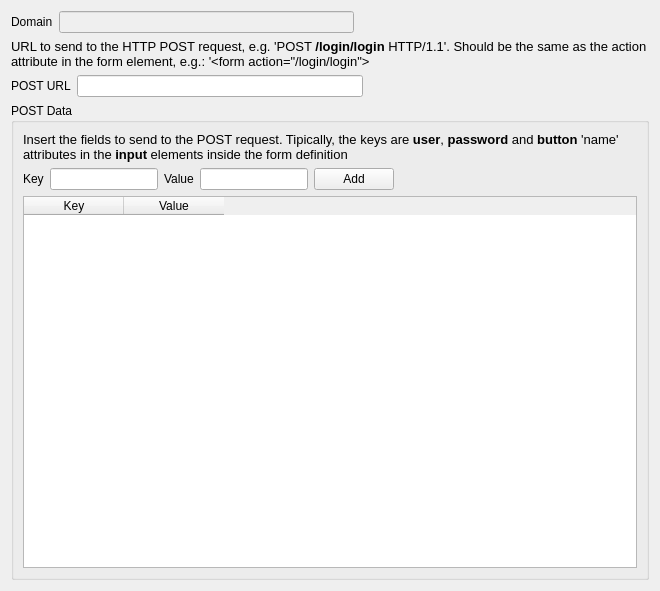
<ui version="4.0" >
 <class>HttpPostWidgetUi</class>
 <widget class="QWidget" name="HttpPostWidgetUi" >
  <property name="geometry" >
   <rect>
    <x>0</x>
    <y>0</y>
    <width>660</width>
    <height>591</height>
   </rect>
  </property>
  <property name="windowTitle" >
   <string>Form</string>
  </property>
  <layout class="QVBoxLayout" name="verticalLayout_3" >
   <item>
    <layout class="QVBoxLayout" name="verticalLayout_2" >
     <item>
      <layout class="QHBoxLayout" name="horizontalLayout_4" >
       <item>
        <widget class="QLabel" name="label" >
         <property name="text" >
          <string>Domain</string>
         </property>
        </widget>
       </item>
       <item>
        <widget class="KLineEdit" name="lineeditDomain" >
         <property name="enabled" >
          <bool>false</bool>
         </property>
         <property name="sizePolicy" >
          <sizepolicy vsizetype="Fixed" hsizetype="MinimumExpanding" >
           <horstretch>0</horstretch>
           <verstretch>0</verstretch>
          </sizepolicy>
         </property>
         <property name="minimumSize" >
          <size>
           <width>0</width>
           <height>0</height>
          </size>
         </property>
         <property name="baseSize" >
          <size>
           <width>300</width>
           <height>0</height>
          </size>
         </property>
        </widget>
       </item>
       <item>
        <spacer name="horizontalSpacer" >
         <property name="orientation" >
          <enum>Qt::Horizontal</enum>
         </property>
         <property name="sizeHint" stdset="0" >
          <size>
           <width>40</width>
           <height>20</height>
          </size>
         </property>
        </spacer>
       </item>
      </layout>
     </item>
     <item>
      <widget class="QLabel" name="label_6" >
       <property name="text" >
        <string>&lt;!DOCTYPE HTML PUBLIC "-//W3C//DTD HTML 4.0//EN" "http://www.w3.org/TR/REC-html40/strict.dtd">
&lt;html>&lt;head>&lt;meta name="qrichtext" content="1" />&lt;style type="text/css">
p, li { white-space: pre-wrap; }
&lt;/style>&lt;/head>&lt;body style=" font-family:'Sans Serif'; font-size:10pt; font-weight:400; font-style:normal;">
&lt;p style=" margin-top:0px; margin-bottom:0px; margin-left:0px; margin-right:0px; -qt-block-indent:0; text-indent:0px;">URL to send to the HTTP POST request, e.g. '&lt;span style=" font-family:'Courier New,courier';">POST &lt;/span>&lt;span style=" font-family:'Courier New,courier'; font-weight:600;">/login/login&lt;/span>&lt;span style=" font-family:'Courier New,courier';"> HTTP/1.1&lt;/span>'. Should be the same as the action attribute in the form element, e.g.: '&lt;a name="line163">&lt;/a>&lt;span style=" font-family:'Courier New,courier';">&amp;lt;&lt;/span>&lt;span style=" font-family:'Courier New,courier';">form action="/login/login"&amp;gt;&lt;/span>&lt;/p>&lt;/body>&lt;/html></string>
       </property>
       <property name="scaledContents" >
        <bool>false</bool>
       </property>
       <property name="wordWrap" >
        <bool>true</bool>
       </property>
       <property name="margin" >
        <number>5</number>
       </property>
      </widget>
     </item>
     <item>
      <layout class="QHBoxLayout" name="horizontalLayout_5" >
       <item>
        <widget class="QLabel" name="label_2" >
         <property name="text" >
          <string>POST URL</string>
         </property>
        </widget>
       </item>
       <item>
        <widget class="KLineEdit" name="lineeditPostUrl" >
         <property name="sizePolicy" >
          <sizepolicy vsizetype="Fixed" hsizetype="MinimumExpanding" >
           <horstretch>0</horstretch>
           <verstretch>0</verstretch>
          </sizepolicy>
         </property>
         <property name="toolTip" >
          <string>&lt;!DOCTYPE HTML PUBLIC "-//W3C//DTD HTML 4.0//EN" "http://www.w3.org/TR/REC-html40/strict.dtd">
&lt;html>&lt;head>&lt;meta name="qrichtext" content="1" />&lt;style type="text/css">
p, li { white-space: pre-wrap; }
&lt;/style>&lt;/head>&lt;body style=" font-family:'Sans Serif'; font-size:10pt; font-weight:400; font-style:normal;">
&lt;p style=" margin-top:0px; margin-bottom:0px; margin-left:0px; margin-right:0px; -qt-block-indent:0; text-indent:0px;">URL to send to the HTTP POST request, e.g. 'POST &lt;span style=" font-weight:600;">/login/login&lt;/span>&lt;/p>&lt;/body>&lt;/html></string>
         </property>
         <property name="whatsThis" >
          <string>&lt;!DOCTYPE HTML PUBLIC "-//W3C//DTD HTML 4.0//EN" "http://www.w3.org/TR/REC-html40/strict.dtd">
&lt;html>&lt;head>&lt;meta name="qrichtext" content="1" />&lt;style type="text/css">
p, li { white-space: pre-wrap; }
&lt;/style>&lt;/head>&lt;body style=" font-family:'Sans Serif'; font-size:10pt; font-weight:400; font-style:normal;">
&lt;p style=" margin-top:0px; margin-bottom:0px; margin-left:0px; margin-right:0px; -qt-block-indent:0; text-indent:0px;">URL to send to the HTTP POST request, e.g. 'POST &lt;span style=" font-weight:600;">/login/login&lt;/span>&lt;/p>&lt;/body>&lt;/html></string>
         </property>
        </widget>
       </item>
       <item>
        <spacer name="horizontalSpacer_3" >
         <property name="orientation" >
          <enum>Qt::Horizontal</enum>
         </property>
         <property name="sizeHint" stdset="0" >
          <size>
           <width>40</width>
           <height>20</height>
          </size>
         </property>
        </spacer>
       </item>
      </layout>
     </item>
    </layout>
   </item>
   <item>
    <widget class="QGroupBox" name="groupBox" >
     <property name="sizePolicy" >
      <sizepolicy vsizetype="MinimumExpanding" hsizetype="Preferred" >
       <horstretch>0</horstretch>
       <verstretch>0</verstretch>
      </sizepolicy>
     </property>
     <property name="title" >
      <string>POST Data</string>
     </property>
     <layout class="QVBoxLayout" name="verticalLayout" >
      <item>
       <widget class="QLabel" name="label_5" >
        <property name="text" >
         <string>&lt;!DOCTYPE HTML PUBLIC "-//W3C//DTD HTML 4.0//EN" "http://www.w3.org/TR/REC-html40/strict.dtd">
&lt;html>&lt;head>&lt;meta name="qrichtext" content="1" />&lt;style type="text/css">
p, li { white-space: pre-wrap; }
&lt;/style>&lt;/head>&lt;body style=" font-family:'Sans Serif'; font-size:10pt; font-weight:400; font-style:normal;">
&lt;p style=" margin-top:0px; margin-bottom:0px; margin-left:0px; margin-right:0px; -qt-block-indent:0; text-indent:0px;">Insert the fields to send to the POST request. Tipically, the keys are &lt;span style=" font-weight:600;">user&lt;/span>, &lt;span style=" font-weight:600;">password&lt;/span> and &lt;span style=" font-weight:600;">button&lt;/span> 'name' attributes in the &lt;span style=" font-weight:600;">input&lt;/span> elements inside the form definition&lt;/p>&lt;/body>&lt;/html></string>
        </property>
        <property name="scaledContents" >
         <bool>false</bool>
        </property>
        <property name="wordWrap" >
         <bool>true</bool>
        </property>
        <property name="margin" >
         <number>11</number>
        </property>
       </widget>
      </item>
      <item>
       <layout class="QHBoxLayout" name="horizontalLayout_3" >
        <item>
         <layout class="QHBoxLayout" name="horizontalLayout" >
          <item>
           <widget class="QLabel" name="label_3" >
            <property name="sizePolicy" >
             <sizepolicy vsizetype="Preferred" hsizetype="Minimum" >
              <horstretch>0</horstretch>
              <verstretch>0</verstretch>
             </sizepolicy>
            </property>
            <property name="text" >
             <string>Key</string>
            </property>
           </widget>
          </item>
          <item>
           <widget class="KLineEdit" name="lineeditAddKey" >
            <property name="sizePolicy" >
             <sizepolicy vsizetype="Fixed" hsizetype="Preferred" >
              <horstretch>0</horstretch>
              <verstretch>0</verstretch>
             </sizepolicy>
            </property>
            <property name="maximumSize" >
             <size>
              <width>16777215</width>
              <height>16777215</height>
             </size>
            </property>
           </widget>
          </item>
         </layout>
        </item>
        <item>
         <layout class="QHBoxLayout" name="horizontalLayout_2" >
          <item>
           <widget class="QLabel" name="label_4" >
            <property name="text" >
             <string>Value</string>
            </property>
           </widget>
          </item>
          <item>
           <widget class="KLineEdit" name="lineeditAddValue" >
            <property name="sizePolicy" >
             <sizepolicy vsizetype="Fixed" hsizetype="Preferred" >
              <horstretch>0</horstretch>
              <verstretch>0</verstretch>
             </sizepolicy>
            </property>
           </widget>
          </item>
          <item>
           <widget class="KPushButton" name="buttonAdd" >
            <property name="sizePolicy" >
             <sizepolicy vsizetype="Fixed" hsizetype="Fixed" >
              <horstretch>0</horstretch>
              <verstretch>0</verstretch>
             </sizepolicy>
            </property>
            <property name="text" >
             <string>Add</string>
            </property>
           </widget>
          </item>
          <item>
           <spacer name="horizontalSpacer_2" >
            <property name="orientation" >
             <enum>Qt::Horizontal</enum>
            </property>
            <property name="sizeType" >
             <enum>QSizePolicy::MinimumExpanding</enum>
            </property>
            <property name="sizeHint" stdset="0" >
             <size>
              <width>40</width>
              <height>20</height>
             </size>
            </property>
           </spacer>
          </item>
         </layout>
        </item>
       </layout>
      </item>
      <item>
       <widget class="QTableWidget" name="tableWidgetPostData" >
        <property name="rowCount" >
         <number>0</number>
        </property>
        <column>
         <property name="text" >
          <string>Key</string>
         </property>
        </column>
        <column>
         <property name="text" >
          <string>Value</string>
         </property>
        </column>
       </widget>
      </item>
     </layout>
    </widget>
   </item>
  </layout>
 </widget>
 <customwidgets>
  <customwidget>
   <class>KLineEdit</class>
   <extends>QLineEdit</extends>
   <header>klineedit.h</header>
  </customwidget>
  <customwidget>
   <class>KPushButton</class>
   <extends>QPushButton</extends>
   <header>kpushbutton.h</header>
  </customwidget>
 </customwidgets>
 <resources/>
 <connections/>
</ui>
